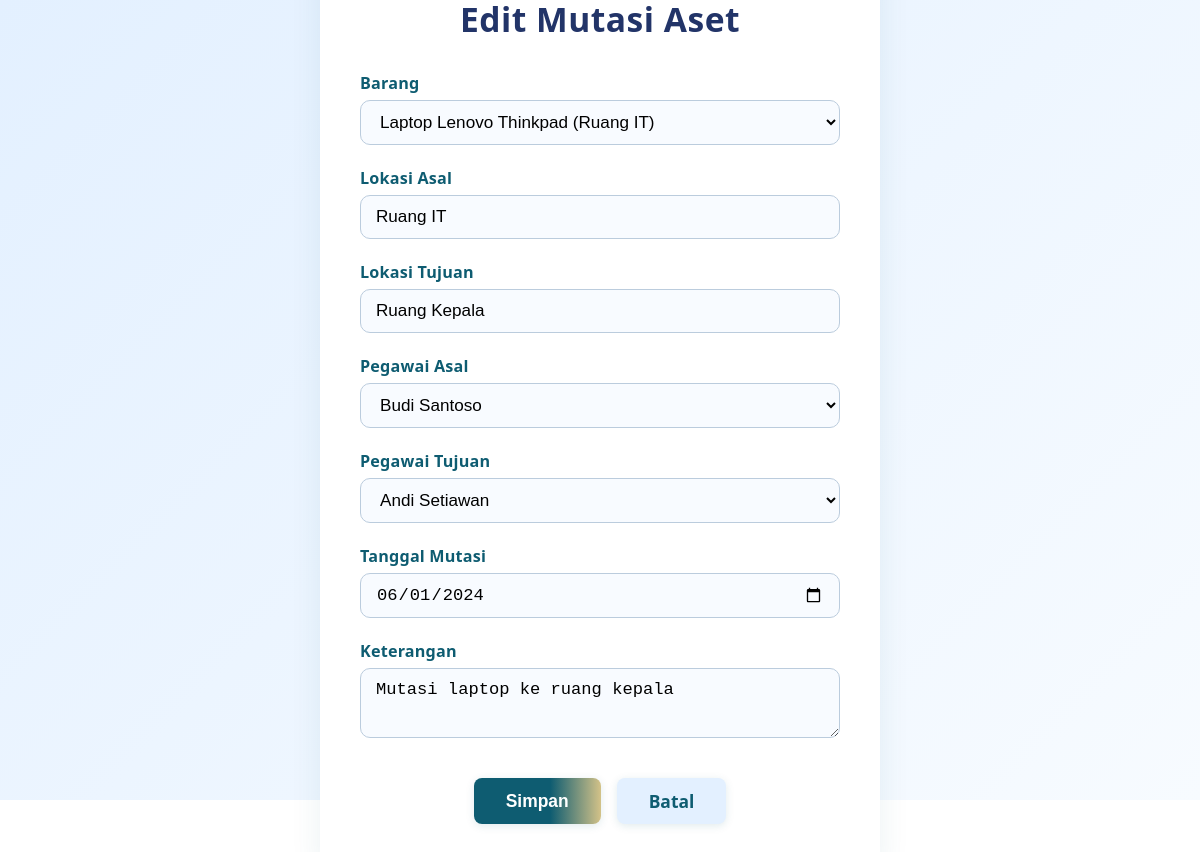
/admin/manajemen/mutasi_edit.php?kode=MTS-2025-001 (signed in), run on the app's committed database.
### tables this page shows
CREATE TABLE `mutasi` (
  `kode_mutasi` varchar(30) NOT NULL,
  `kode_barang` varchar(30) DEFAULT NULL,
  `nama_barang` varchar(100) DEFAULT NULL,
  `lokasi_asal` varchar(100) DEFAULT NULL,
  `lokasi_tujuan` varchar(100) DEFAULT NULL,
  `kode_pegawai_asal` varchar(20) DEFAULT NULL,
  `nama_pegawai_asal` varchar(100) DEFAULT NULL,
  `kode_pegawai_tujuan` varchar(20) DEFAULT NULL,
  `nama_pegawai_tujuan` varchar(100) DEFAULT NULL,
  `tgl_mutasi` date NOT NULL,
  `keterangan` text DEFAULT NULL
);

CREATE TABLE `barang` (
  `kode_barang` varchar(30) NOT NULL,
  `nama_barang` varchar(100) NOT NULL,
  `detail_barang` text DEFAULT NULL,
  `lokasi_penyimpanan` varchar(100) DEFAULT NULL,
  `kode_kategori` varchar(20) DEFAULT NULL,
  `nama_kategori` varchar(100) DEFAULT NULL,
  `kondisi` enum('baik','rusak_ringan','rusak_berat') DEFAULT 'baik',
  `nilai_awal` decimal(18,2) NOT NULL,
  `tahun_perolehan` year(4) NOT NULL,
  `kode_pegawai` varchar(20) DEFAULT NULL,
  `nama_pegawai` varchar(100) DEFAULT NULL,
  `status` enum('aktif','mutasi','dihapus') DEFAULT 'aktif',
  `dokumentasi` varchar(255) DEFAULT NULL
);

CREATE TABLE `pegawai` (
  `kode_pegawai` varchar(20) NOT NULL,
  `nama_pegawai` varchar(100) NOT NULL,
  `username` varchar(50) NOT NULL,
  `password` varchar(255) NOT NULL,
  `role` varchar(30) NOT NULL,
  `jabatan` varchar(100) DEFAULT NULL,
  `kontak` varchar(50) DEFAULT NULL,
  `aktif` tinyint(1) DEFAULT 1
);

### admin/manajemen/mutasi_edit.php (the view, shortened to what this page needs)
<?php
require_once __DIR__ . '/../../include/koneksi.php';
$kode = $_GET['kode'] ?? '';
$q = $conn->query("SELECT * FROM mutasi WHERE kode_mutasi='".$conn->real_escape_string($kode)."'");
$row = $q->fetch_assoc();
$barang = $conn->query("SELECT kode_barang, nama_barang, lokasi_penyimpanan FROM barang WHERE status='aktif' ORDER BY nama_barang");
$pegawai = $conn->query("SELECT kode_pegawai, nama_pegawai FROM pegawai WHERE aktif=1 ORDER BY nama_pegawai");
?><!DOCTYPE html>
<html lang="id">
<head>
<link rel="stylesheet" href="../../style.css">
</head>
<body>
<div class="form-container">
  <div class="form-box">
    <h2>Edit Mutasi Aset</h2>
    <form method="post">
      <label for="kode_barang">Barang</label>
      <select id="kode_barang" name="kode_barang" required>
        <?php while($b = $barang->fetch_assoc()): ?>
        <option value="<?= $b['kode_barang'] ?>" <?= $row['kode_barang']==$b['kode_barang']?'selected':'' ?>><?= htmlspecialchars($b['nama_barang']) ?> (<?= htmlspecialchars($b['lokasi_penyimpanan']) ?>)</option>
        <?php endwhile; ?>
      </select>
      <label for="lokasi_asal">Lokasi Asal</label>
      <input type="text" id="lokasi_asal" name="lokasi_asal" value="<?= htmlspecialchars($row['lokasi_asal']) ?>" required>
      <label for="lokasi_tujuan">Lokasi Tujuan</label>
      <input type="text" id="lokasi_tujuan" name="lokasi_tujuan" value="<?= htmlspecialchars($row['lokasi_tujuan']) ?>" required>
      <label for="kode_pegawai_asal">Pegawai Asal</label>
      <select id="kode_pegawai_asal" name="kode_pegawai_asal" required>
        <?php while($p = $pegawai->fetch_assoc()): ?>
        <option value="<?= $p['kode_pegawai'] ?>" <?= $row['kode_pegawai_asal']==$p['kode_pegawai']?'selected':'' ?>><?= htmlspecialchars($p['nama_pegawai']) ?></option>
        <?php endwhile; ?>
      </select>
      <label for="kode_pegawai_tujuan">Pegawai Tujuan</label>
      <select id="kode_pegawai_tujuan" name="kode_pegawai_tujuan" required>
        <?php $pegawai2 = $conn->query("SELECT kode_pegawai, nama_pegawai FROM pegawai WHERE aktif=1 ORDER BY nama_pegawai"); while($p2 = $pegawai2->fetch_assoc()): ?>
        <option value="<?= $p2['kode_pegawai'] ?>" <?= $row['kode_pegawai_tujuan']==$p2['kode_pegawai']?'selected':'' ?>><?= htmlspecialchars($p2['nama_pegawai']) ?></option>
        <?php endwhile; ?>
      </select>
      <label for="tgl_mutasi">Tanggal Mutasi</label>
      <input type="date" id="tgl_mutasi" name="tgl_mutasi" value="<?= htmlspecialchars($row['tgl_mutasi']) ?>" required>
      <label for="keterangan">Keterangan</label>
      <textarea id="keterangan" name="keterangan"><?= htmlspecialchars($row['keterangan']) ?></textarea>
      <div class="form-actions">
        <button type="submit" class="btn-main">Simpan</button>
        <a href="mutasi.php" class="btn-cancel">Batal</a>
      </div>
    </form>
  </div>
</div>
</body>
</html>

### style.css (style rules this page uses)
html, body { height: 100%; }
body { font-family: 'Segoe UI', Arial, sans-serif; margin: 0; background: #fff; color: #0E5C71; padding-bottom: 54px; box-sizing: border-box; min-height: 100vh; display: flex; flex-direction: column; }
.form-container { min-height: 100vh; display: flex; align-items: center; justify-content: center; padding-top: 48px; padding-bottom: 48px; padding-left: 16px; padding-right: 16px; box-sizing: border-box; background: linear-gradient(135deg,#e3f0ff 0%,#f7fbff 100%); }
.form-box { background: #fff; border-radius: 18px; box-shadow: 0 4px 32px #0E5C7115; padding: 44px 40px 36px 40px; width: 100%; max-width: 480px; display: flex; flex-direction: column; justify-content: center; min-height: 420px; }
.form-box h2 { color: #223468; font-size: 2.1rem; font-weight: 900; margin-bottom: 30px; letter-spacing: 0.5px; text-align: center; }
.form-box label { display: block; margin-bottom: 6px; color: #0E5C71; font-weight: 700; font-size: 1.01rem; letter-spacing: 0.2px; }
.form-box input, .form-box select, .form-box textarea { width: 100%; padding: 11px 15px; margin-bottom: 22px; border-radius: 10px; border: 1.5px solid #bcd; font-size: 1.07rem; background: #f8fbff; transition: border 0.2s; box-sizing: border-box; }
.form-box textarea { min-height: 70px; resize: vertical; }
.form-actions { display: flex; gap: 16px; margin-top: 18px; justify-content: center; }
.btn-main { background: linear-gradient(90deg,#0E5C71 60%,#D3C288 100%); color: #fff; border: none; border-radius: 8px; padding: 11px 32px; font-weight: 700; font-size: 1.09rem; cursor: pointer; box-shadow: 0 2px 8px #0E5C7120; transition: background 0.2s; }
.btn-cancel { background: #e3f0ff; color: #0E5C71; border: none; border-radius: 8px; padding: 11px 32px; font-weight: 700; font-size: 1.09rem; cursor: pointer; box-shadow: 0 2px 8px #0E5C7120; text-decoration: none; display: inline-block; transition: background 0.2s, color 0.2s; }

### data on the page
mutasi: kode_barang "Laptop Lenovo Thinkpad (Ruang IT)", lokasi_asal "Ruang IT", lokasi_tujuan "Ruang Kepala", kode_pegawai_asal "Budi Santoso", kode_pegawai_tujuan "Andi Setiawan", tgl_mutasi "06/01/2024", keterangan "Mutasi laptop ke ruang kepala"
